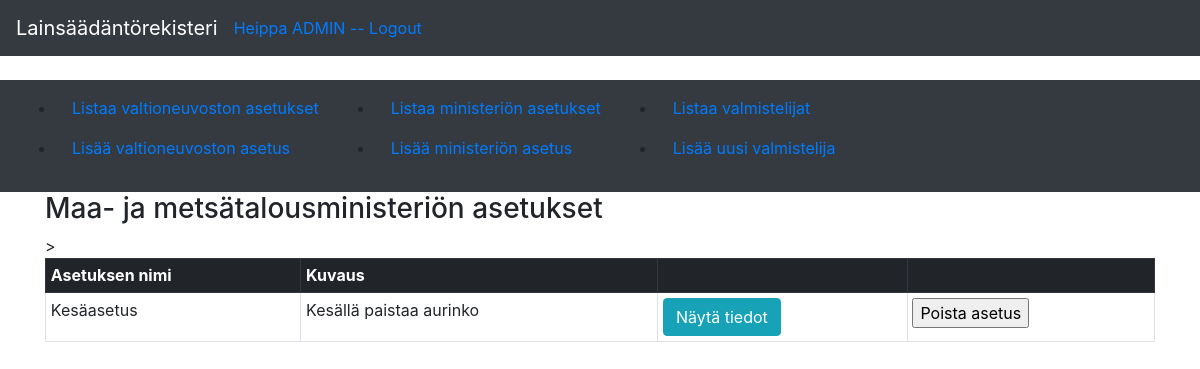
The page /mmmat/ (signed in) on the database its author committed.
### application/auth/models.py (models this page shows, shortened)
class User(Base):
    __tablename__ = "account"
    name = db.Column(db.String(32), nullable=False)
    username = db.Column(db.String(32), unique=True, nullable=False)
    password = db.Column(db.String(32), nullable=False)
    email = db.Column(db.String(32), unique=True, nullable=False)
    roles = db.relationship("Role", secondary=user_role, lazy="subquery", backref=db.backref("users", passive_deletes=True, lazy=True))
    vnat = db.relationship("Vna", backref='account', passive_deletes=True, lazy=True)
    mmmat = db.relationship("Mmma", backref='account', passive_deletes=True, lazy=True)

### application/mmmat/models.py (models this page shows, shortened)
class Mmma(Base):
    name = db.Column(db.String(300), nullable=False)
    kuvaus = db.Column(db.String(300), nullable=False)
    account_id = db.Column(db.Integer, db.ForeignKey('account.id'), nullable=False)

### application/mmmat/views.py (the view)
@app.route("/mmmat/", methods=["GET"])
def mmmat_index():
    return render_template("mmmat/list.html", mmmat = Mmma.query.all())

### application/__init__.py (called while the page is built)
@event.listens_for(Engine, "connect")
def set_sqlite_pragma(dbapi_connection, connection_record):
    if app.config["SQLALCHEMY_DATABASE_URI"].startswith("sqlite"):
        cursor = dbapi_connection.cursor()
        cursor.execute("PRAGMA foreign_keys=ON")
        cursor.close()

@login_manager.user_loader
def load_user(user_id):
    return User.query.get(user_id)

### application/templates/mmmat/list.html
{% extends "layout.html" %}
{% block body %}
<h3>Maa- ja metsätalousministeriön asetukset</h3>
  <table class="table table-sm table-hover table-bordered table-striped">
    <tr class="thead-dark">>
      <th>Asetuksen nimi</th>
      <th>Kuvaus</th>
      <th></th>
      <th></th>
    </tr>
    {% for mmma in mmmat %}
    <tr>
      <td>{{ mmma.name }}</td>
      <td>{{ mmma.kuvaus }}</td>
      <td><button class="btn btn-info" type="button" onclick="location.href='/mmmat/{{mmma.id}}'" >Näytä tiedot</button></td>
      <td><form method="POST" action="{{ url_for('delete_mmma', mmma_id=mmma.id) }}"><input type="submit" value="Poista asetus"/></form></td>
    </tr>
    {% endfor %}
  </table>
{% endblock %}

### application/templates/layout.html (shortened to what this page needs)
<!DOCTYPE html>
<html>
  <head>
    <link rel="stylesheet" href="https://maxcdn.bootstrapcdn.com/bootstrap/4.0.0/css/bootstrap.min.css">
  </head>
  <body>
    <nav class="navbar navbar-expand-md navbar-dark bg-dark mb-4">
      <a class="navbar-brand" href="{{ url_for('index') }}">Lainsäädäntörekisteri</a>
      <div class="form-inline mt-2 mt-md-0">
          {% if current_user.is_authenticated %}
          <a href="{{ url_for('auth_logout') }}">Heippa {{ current_user.name }} -- Logout</a>
          {% endif %}
      </div>
    </nav>
    <nav class="navbar navbar-expand-md navbar-dark bg-dark mb-6">
      <div class="collapse navbar-collapse" id="navbarCollapse">
        <ul>
          <li class="nav-item">
            <a class="nav-link" href="{{ url_for('vnat_index') }} ">Listaa valtioneuvoston asetukset</a>
          </li>
          <li class="nav-item">
            <a class="nav-link" href="{{ url_for('vnat_form') }} ">Lisää valtioneuvoston asetus</a>
          </li>
        </ul>
        <ul>
          <li class="nav-item">
            <a class="nav-link" href="{{ url_for('mmmat_index') }} ">Listaa ministeriön asetukset</a>
          </li>
          <li class="nav-item">
            <a class="nav-link" href="{{ url_for('mmmat_form') }} ">Lisää ministeriön asetus</a>
          </li>
        </ul>
        <ul>
          <li class="nav-item">
            <a class="nav-link" href="{{ url_for('valmistelija_index') }} ">Listaa valmistelijat</a>
          </li>
          <li class="nav-item">
            <a class="nav-link" href="{{ url_for('valmistelija_form') }} ">Lisää uusi valmistelija</a>
          </li>
        </ul>
      </div>
    </nav>
    <main role="main" class="container">
      {% block body %}{% endblock %}
    </main>
  </body>
</html>

### rows shown on the page
User: name "ADMIN"
Mmma: name "Kesäasetus", kuvaus "Kesällä paistaa aurinko"
